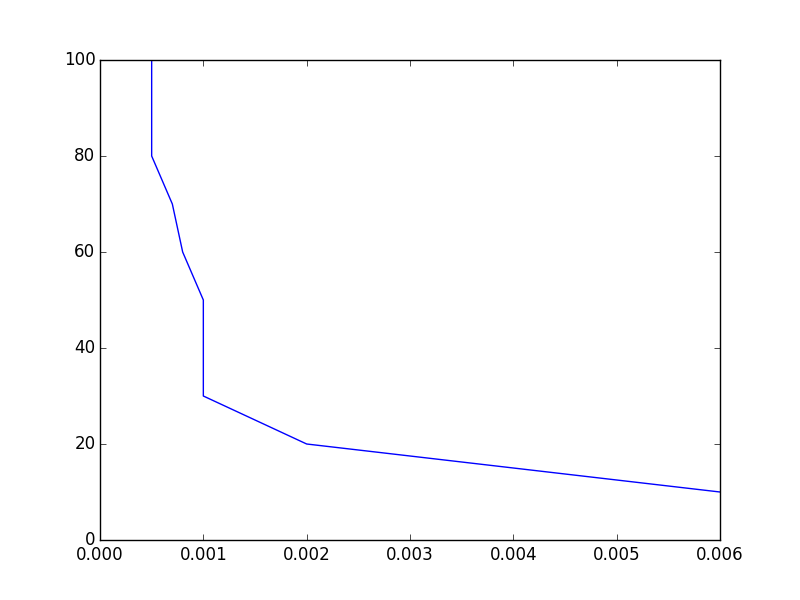

Recreate this plot in Python.
import matplotlib.pyplot as plt
import math


x = [0.006,0.002,0.001,0.001,0.001,0.0008,0.0007,0.0005,0.0005,0.0005]
y = [10,20,30,40,50,60,70,80,90,100]

graph = [x,y]

plt.ylim([0,100])
plt.plot(graph[0], graph[1])
plt.show()
